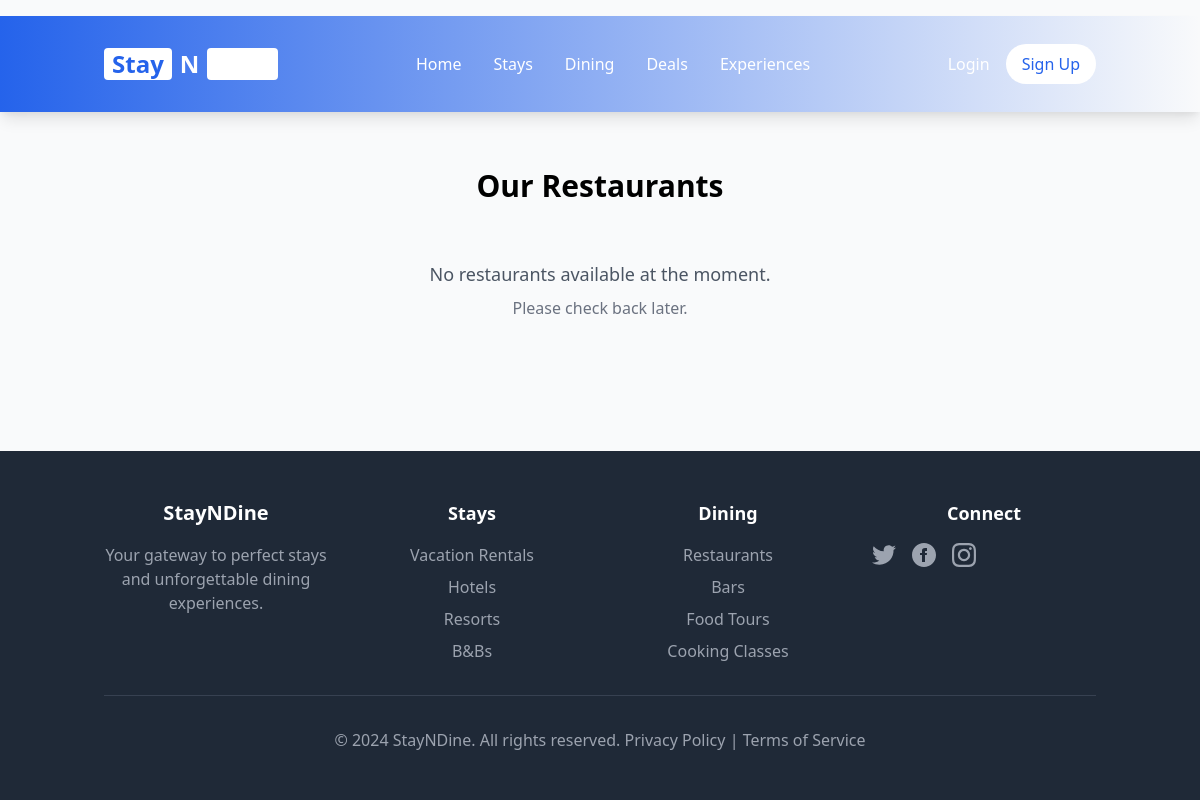
Page /restaurants/ on the earlier database version.
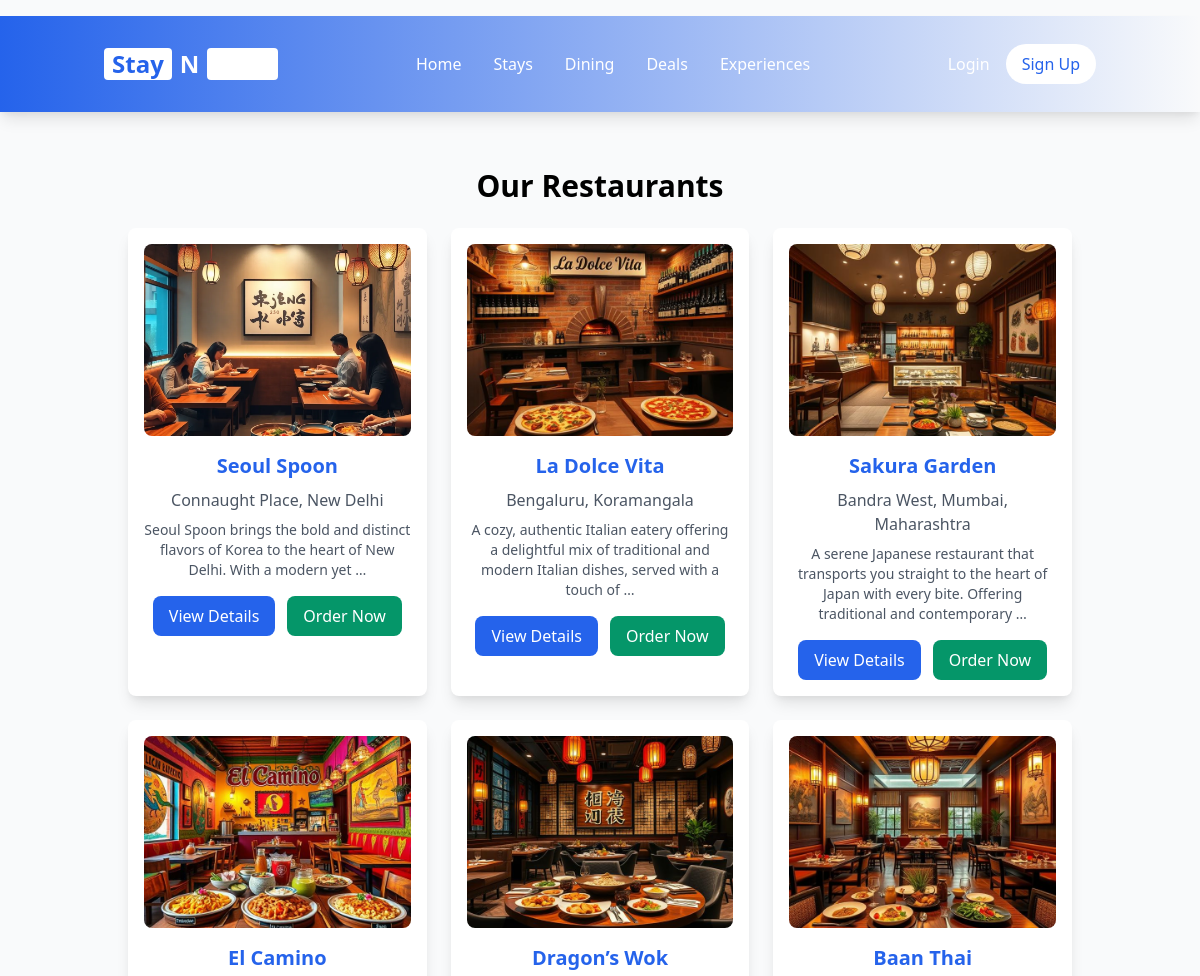
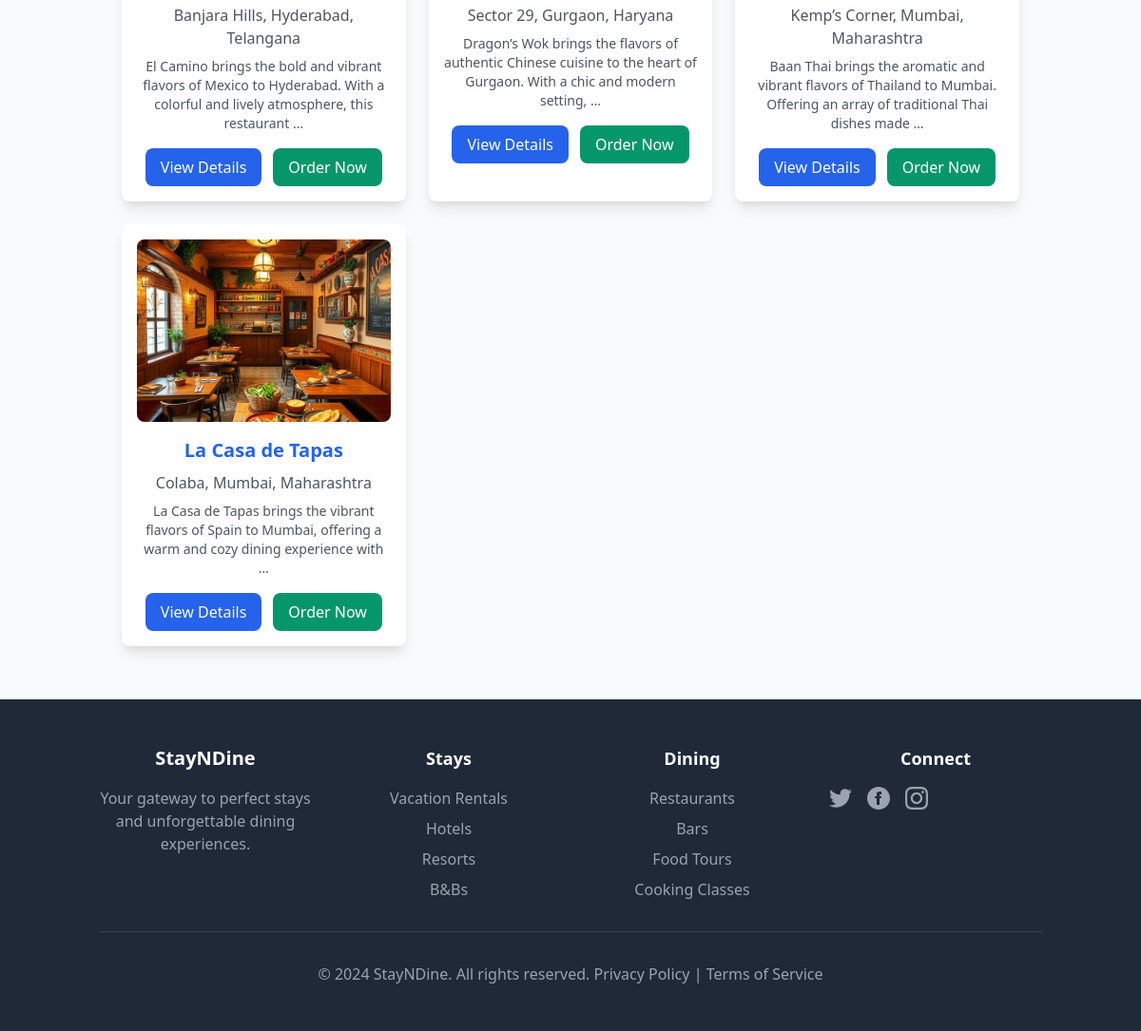
Same page on the later database version (2 pictures, top to bottom).
### main/models.py (models this page shows, shortened)
class Restaurant(models.Model):
    name = models.CharField(max_length=255)
    location = models.CharField(max_length=255)
    description = models.TextField(blank=True)
    image = models.ImageField(upload_to="restaurants/", blank=True, null=True)

### main/views.py (the view)
# urls.py: path('restaurants/', views.restaurant_list, name='restaurant_list'),
def restaurant_list(request):
    restaurants = Restaurant.objects.all()
    return render(request, 'main/restaurant_list.html', {'restaurants': restaurants})

### hotel_management/urls.py (called while the page is built)
    def __call__(self, request):
        logger.info(f"Received request: {request.method} {request.path}")
        response = self.get_response(request)
        logger.info(f"Response status: {response.status_code}")
        return response

### main/templates/main/restaurant_list.html (shortened to what this page needs)
{% extends 'main/base.html' %}
{% load static %}
{% block content %}
<div class="max-w-6xl mx-auto p-6">
    <h2 class="text-3xl font-semibold mb-6 text-center">Our Restaurants</h2>
    {% if restaurants %}
    <div class="grid grid-cols-1 sm:grid-cols-2 lg:grid-cols-3 gap-6">
        {% for restaurant in restaurants %}
        <div class="bg-white p-4 rounded-lg shadow-lg hover:shadow-2xl transition-shadow duration-300">
            {% if restaurant.image %}
            <img src="{{ restaurant.image.url }}" alt="{{ restaurant.name }}" class="w-full h-48 object-cover rounded-lg mb-4">
            {% else %}
            <div class="w-full h-48 bg-gray-200 flex items-center justify-center rounded-lg mb-4">
                <span class="text-gray-500">No Image Available</span>
            </div>
            {% endif %}
            <h3 class="text-xl font-semibold text-center mb-2">
                <a href="{% url 'restaurant_detail' restaurant.id %}" class="text-blue-600 hover:text-blue-800 hover:underline">
                    {{ restaurant.name }}
                </a>
            </h3>
            <p class="text-gray-600 text-center mb-2">{{ restaurant.location }}</p>
            <p class="text-gray-600 text-sm text-center mb-4">
                {{ restaurant.description|truncatewords:20|default:"No description available" }}
            </p>
            <div class="flex justify-center space-x-3">
                <a href="{% url 'restaurant_detail' restaurant.id %}"
                   class="bg-blue-600 text-white px-4 py-2 rounded-lg hover:bg-blue-700 transition duration-300">
                    View Details
                </a>
                <a href="{% url 'place_order' restaurant.id %}"
                   class="bg-green-600 text-white px-4 py-2 rounded-lg hover:bg-green-700 transition duration-300">
                    Order Now
                </a>
            </div>
        </div>
        {% endfor %}
    </div>
    {% else %}
    <div class="text-center py-8">
        <p class="text-gray-600 text-lg">No restaurants available at the moment.</p>
        <p class="text-gray-500 mt-2">Please check back later.</p>
    </div>
    {% endif %}
</div>
{% endblock %}

### main/templates/main/base.html (shortened to what this page needs)
{% load static %}
<!DOCTYPE html>
<html lang="en">
<head>
    <link rel="stylesheet" href="{% static 'main/styles.css' %}">
    <link href="https://cdn.jsdelivr.net/npm/tailwindcss@2.2.19/dist/tailwind.min.css" rel="stylesheet">
</head>
<body class="bg-gray-50 flex flex-col min-h-screen">
    <nav class="bg-gradient-to-r from-blue-600 to-orange-500 text-white shadow-lg">
        <div class="container mx-auto px-4">
            <div class="flex justify-between items-center h-16">
                <div class="flex-shrink-0">
                    <a href="/" class="text-2xl font-bold text-white flex items-center">
                        <span class="bg-white text-blue-600 px-2 rounded mr-2">Stay</span>
                        <span class="text-orange-400">N</span>
                        <span class="bg-white text-orange-600 px-2 rounded ml-2">Dine</span>
                    </a>
                </div>
                <div class="hidden md:flex space-x-8">
                    <a href="/" class="text-white hover:text-blue-200 transition duration-300">Home</a>
                    <a href="#stays" class="text-white hover:text-blue-200 transition duration-300">Stays</a>
                    <a href="/restaurants" class="text-white hover:text-orange-200 transition duration-300">Dining</a>
                    <a href="#deals" class="text-white hover:text-purple-200 transition duration-300">Deals</a>
                    <a href="#experiences" class="text-white hover:text-green-200 transition duration-300">Experiences</a>
                </div>
                <div class="hidden md:flex items-center space-x-4">
                    {% if user.is_authenticated %}
                        <span class="text-white">Welcome, {{ user.username }}</span>
                        <div class="relative group">
                            <button class="text-white hover:text-blue-200 transition duration-300">
                                <svg class="w-6 h-6" fill="none" stroke="currentColor" viewBox="0 0 24 24">
                                    <path stroke-linecap="round" stroke-linejoin="round" stroke-width="2" d="M16 7a4 4 0 11-8 0 4 4 0 018 0zM12 14a7 7 0 00-7 7h14a7 7 0 00-7-7z"></path>
                                </svg>
                            </button>
                            <div class="hidden group-hover:block absolute right-0 mt-2 w-48 bg-white rounded-md shadow-lg py-1">
                                <a href="#" class="block px-4 py-2 text-gray-800 hover:bg-blue-50">My Profile</a>
                                <a href="{% url 'order_history' %}" class="block px-4 py-2 text-gray-800 hover:bg-blue-50">My Orders</a>
                                <a href="#" class="block px-4 py-2 text-gray-800 hover:bg-blue-50">My Bookings</a>
                                <form method="post" action="{% url 'logout' %}" class="border-t mt-1">
                                    {% csrf_token %}
                                    <button type="submit" class="w-full text-left px-4 py-2 text-gray-800 hover:bg-blue-50">
                                        Logout
                                    </button>
                                </form>
                            </div>
                        </div>
                    {% else %}
                        <a href="{% url 'login' %}" class="text-white hover:text-blue-200 transition duration-300">Login</a>
                        <a href="{% url 'register' %}" class="bg-white text-blue-600 px-4 py-2 rounded-full hover:bg-blue-100 transition duration-300">Sign Up</a>
                    {% endif %}
                </div>
            </div>
        </div>
    </nav>
    <main class="flex-grow">
        <div class="container mx-auto px-4 py-8">
            {% block content %}{% endblock %}
        </div>
    </main>
    <footer class="bg-gray-800 text-white py-8 mt-auto">
        <div class="container mx-auto px-4">
            <div class="grid grid-cols-1 md:grid-cols-4 gap-8">
                <div>
                    <h3 class="text-xl font-bold mb-4">StayNDine</h3>
                    <p class="text-gray-400">Your gateway to perfect stays and unforgettable dining experiences.</p>
                </div>
                <div>
                    <h4 class="text-lg font-semibold mb-4">Stays</h4>
                    <ul class="space-y-2">
                        <li><a href="#" class="text-gray-400 hover:text-white transition duration-300">Vacation Rentals</a></li>
                        <li><a href="#" class="text-gray-400 hover:text-white transition duration-300">Hotels</a></li>
                        <li><a href="#" class="text-gray-400 hover:text-white transition duration-300">Resorts</a></li>
                        <li><a href="#" class="text-gray-400 hover:text-white transition duration-300">B&Bs</a></li>
                    </ul>
                </div>
                <div>
                    <h4 class="text-lg font-semibold mb-4">Dining</h4>
                    <ul class="space-y-2">
                        <li><a href="#" class="text-gray-400 hover:text-white transition duration-300">Restaurants</a></li>
                        <li><a href="#" class="text-gray-400 hover:text-white transition duration-300">Bars</a></li>
                        <li><a href="#" class="text-gray-400 hover:text-white transition duration-300">Food Tours</a></li>
                        <li><a href="#" class="text-gray-400 hover:text-white transition duration-300">Cooking Classes</a></li>
                    </ul>
                </div>
                <div>
                    <h4 class="text-lg font-semibold mb-4">Connect</h4>
                    <div class="flex space-x-4">
                        <a href="#" class="text-gray-400 hover:text-white transition duration-300">
                        </a>
                        <a href="#" class="text-gray-400 hover:text-white transition duration-300">
                            <svg class="w-6 h-6" fill="currentColor" viewBox="0 0 24 24"><path d="M12 0c-6.627 0-12 5.373-12 12s5.373 12 12 12 12-5.373 12-12-5.373-12-12-12zm3 8h-1.35c-.538 0-.65.221-.65.778v1.222h2l-.209 2h-1.791v7h-3v-7h-2v-2h2v-2.308c0-1.769.931-2.692 3.029-2.692h1.971v3z"/></svg>
                        </a>
                        <a href="#" class="text-gray-400 hover:text-white transition duration-300">
                        </a>
                    </div>
                </div>
            </div>
            <div class="mt-8 border-t border-gray-700 pt-8 text-center text-gray-400">
                <p>&copy; 2024 StayNDine. All rights reserved.
                    <a href="#" class="hover:text-white">Privacy Policy</a> |
                    <a href="#" class="hover:text-white">Terms of Service</a>
                </p>
            </div>
        </div>
    </footer>
</body>
</html>

### main/static/main/styles.css (style rules this page uses)
body { font-family: 'Segoe UI', Tahoma, Geneva, Verdana, sans-serif; margin: 0; padding: 0; background-color: #f7f7f7; }
nav { display: flex; flex-wrap: wrap; justify-content: center; gap: 1rem; margin-top: 1rem; }
nav a { color: white; text-decoration: none; font-weight: 500; }
.container { padding: 1rem; max-width: 960px; margin: auto; }
footer { text-align: center; padding: 1rem; margin-top: 2rem; background-color: #f1f1f1; }

Differences in the rows shown:
added Restaurant: image (picture), name "Seoul Spoon", location "Connaught Place, New Delhi", description "Seoul Spoon brings the bold and distinct flavors of Korea to the heart of New Delhi. With a modern yet …"
added Restaurant: image (picture), name "La Dolce Vita", location "Bengaluru, Koramangala", description "A cozy, authentic Italian eatery offering a delightful mix of traditional and modern Italian dishes, served with a touch of …"
added Restaurant: image (picture), name "Sakura Garden", location "Bandra West, Mumbai, Maharashtra", description "A serene Japanese restaurant that transports you straight to the heart of Japan with every bite. Offering traditional and contemporary …"
added Restaurant: image (picture), name "El Camino", location "Banjara Hills, Hyderabad, Telangana", description "El Camino brings the bold and vibrant flavors of Mexico to Hyderabad. With a colorful and lively atmosphere, this restaurant …"
added Restaurant: image (picture), name "Dragon’s Wok", location "Sector 29, Gurgaon, Haryana", description "Dragon’s Wok brings the flavors of authentic Chinese cuisine to the heart of Gurgaon. With a chic and modern setting, …"
added Restaurant: image (picture), name "Baan Thai", location "Kemp’s Corner, Mumbai, Maharashtra", description "Baan Thai brings the aromatic and vibrant flavors of Thailand to Mumbai. Offering an array of traditional Thai dishes made …"
added Restaurant: image (picture), name "La Casa de Tapas", location "Colaba, Mumbai, Maharashtra", description "La Casa de Tapas brings the vibrant flavors of Spain to Mumbai, offering a warm and cozy dining experience with …"
Other differences:
text no longer shown: "No restaurants available at the moment. Please check back later."
